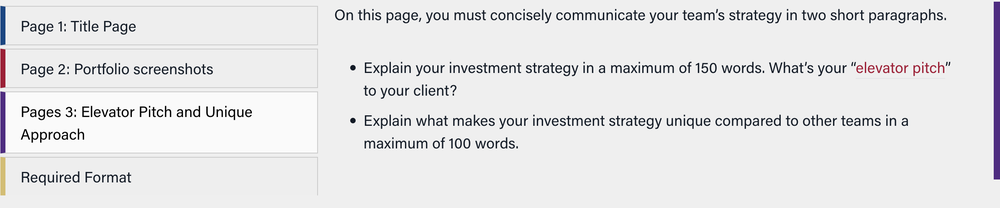
#> input picture uploads/panoPhoto.png, 1000 x 208 px, shrunk from 2390 x 496 before the run
$ python imageProcsess.py
#> lines starting #> are read from the running program, lines starting #| are printed output that depends on the picture
from PIL import Image
import numpy as np
import math

def reshape_to_matrix(flat_list, cols):
    # Convert a flat list into a 2D matrix
    return [flat_list[i:i + cols] for i in range(0, len(flat_list), cols)]

def convolve(matrix, kernel, factor):
    # Optimized convolution using NumPy for fast matrix operations
    mat = np.array(matrix)
    ker = np.array(kernel)
    k_size = ker.shape[0]
    pad = k_size // 2
    padded = np.pad(mat, pad, mode='constant')
    result = np.zeros_like(mat, dtype=float)

    # Perform convolution
    for r in range(mat.shape[0]):
        for c in range(mat.shape[1]):
            region = padded[r:r + k_size, c:c + k_size]
            result[r, c] = np.sum(region * ker) * factor

    return result.tolist()

def round_angle(angle):
    # Round the angle to the nearest 0, 45, 90, or 135 degrees
    abs_angle = abs(angle) % 180
    if abs_angle <= 22.5 or abs_angle > 157.5:
        return 0
    elif 22.5 < abs_angle <= 67.5:
        return 45
    elif 67.5 < abs_angle <= 112.5:
        return 90
    else:
        return 135

def non_max_suppression(mag, ang):
    # Suppress non-maximum values based on gradient direction
    rows, cols = len(mag), len(mag[0])
    suppressed = np.zeros((rows, cols), dtype=int)

    for i in range(1, rows - 1):
        for j in range(1, cols - 1):
            direction = ang[i][j]
            current_mag = mag[i][j]

            # Determine neighbors to compare based on the rounded direction
            if direction == 0:
                neighbor1, neighbor2 = mag[i, j - 1], mag[i, j + 1]
            elif direction == 45:
                neighbor1, neighbor2 = mag[i - 1, j + 1], mag[i + 1, j - 1]
            elif direction == 90:
                neighbor1, neighbor2 = mag[i - 1, j], mag[i + 1, j]
            else:  # direction == 135
                neighbor1, neighbor2 = mag[i - 1, j - 1], mag[i + 1, j + 1]

            # Apply non-maximum suppression and thresholding
            if current_mag >= neighbor1 and current_mag >= neighbor2 and current_mag > 36:
                suppressed[i, j] = 1

    return suppressed.flatten().tolist()

# Load and process the image
image_path = './uploads/panoPhoto.png'
gaussian_kernel = [[2, 4, 5, 4, 2], [4, 9, 12, 9, 4], [5, 12, 15, 12, 5], [4, 9, 12, 9, 4], [2, 4, 5, 4, 2]]
sobel_x = [[-1, 0, 1], [-2, 0, 2], [-1, 0, 1]]
sobel_y = [[-1, -2, -1], [0, 0, 0], [1, 2, 1]]

# Convert image to grayscale matrix
image = Image.open(image_path).convert('L')
pixels = list(image.getdata())
#> pixels = 208000 items
width, height = image.width, image.height
#> width = 1000; height = 208
gray_matrix = reshape_to_matrix(pixels, width)
#> gray_matrix = 208 items

# Apply Gaussian blur to the image
blurred = convolve(gray_matrix, gaussian_kernel, 1 / 159)
#> in convolve, `mat = np.array(matrix)`:
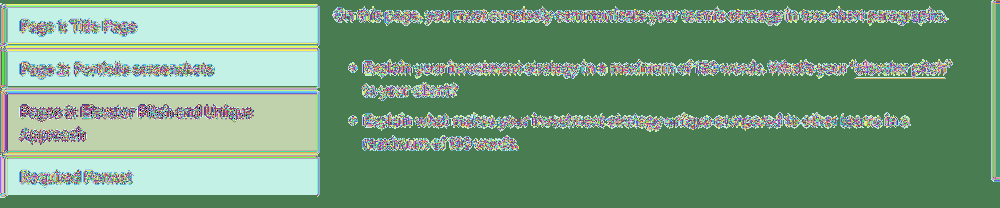
#> mat: shape (208, 1000) int64; 256 distinct labels, from 0 to 255; one colour per label, 0 black
#> in convolve, `padded = np.pad(mat, pad, mode='constant')`:
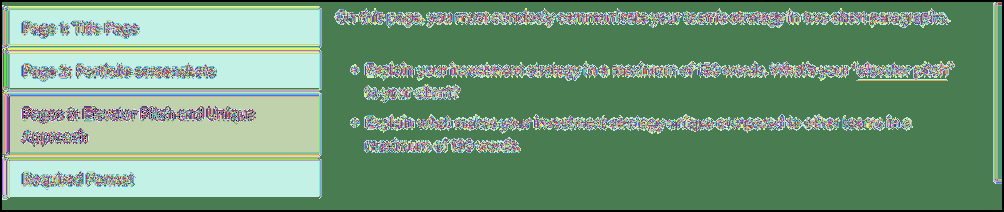
#> padded: shape (212, 1004) int64; 256 distinct labels, from 0 to 255; one colour per label, 0 black
#> after the loop in convolve, `for r in range(mat.shape[0]):`:
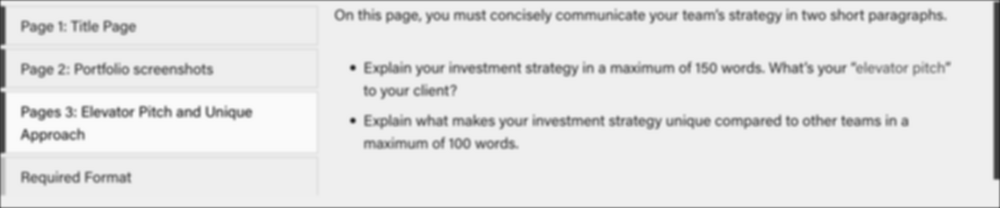
#> result: shape (208, 1000) float64; min 37.76, max 250.4, mean 228.4
#> blurred = 208 items

# Compute gradients using Sobel operators
grad_x = convolve(blurred, sobel_x, 1)
#> call 2 of convolve, with factor = 1
#> in convolve (call 2), `padded = np.pad(mat, pad, mode='constant')`:
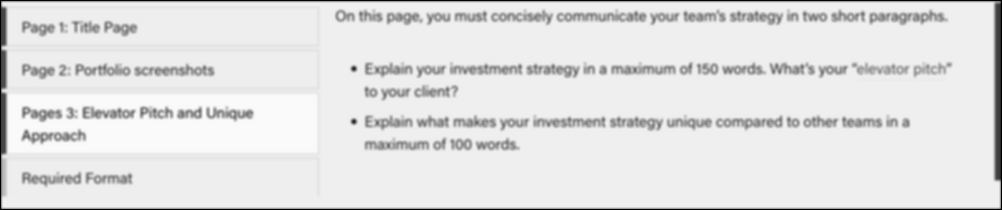
#> padded: shape (210, 1002) float64; min 0, max 250.4, mean 225.7
#> after the loop in convolve (call 2), `for r in range(mat.shape[0]):`:
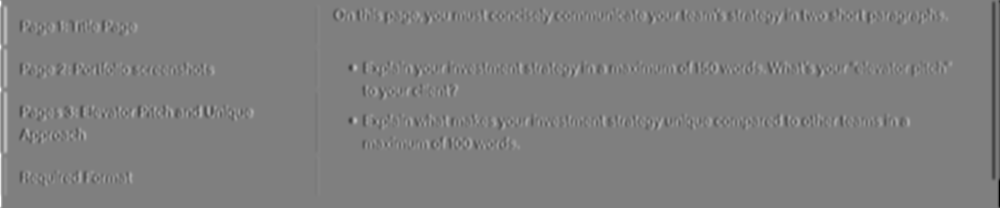
#> result: shape (208, 1000) float64; min -853.9, max 853.8, mean -0.1; drawn with min black and max white
#> grad_x = 208 items
grad_y = convolve(blurred, sobel_y, 1)
#> call 3 of convolve, with factor = 1
#> after the loop in convolve (call 3), `for r in range(mat.shape[0]):`:
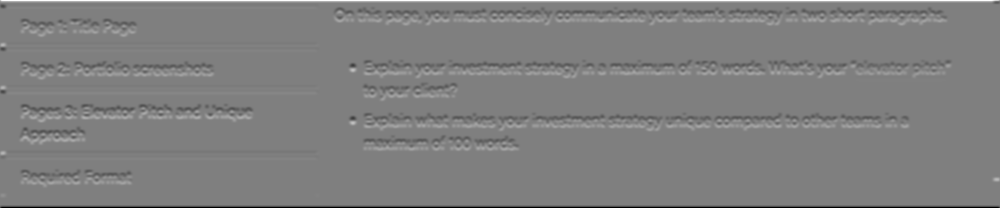
#> result: shape (208, 1000) float64; min -853.8, max 853.8, mean 0; drawn with min black and max white
#> grad_y = 208 items

# Calculate gradient magnitude and direction
magnitude = [[math.hypot(x, y) for x, y in zip(row_x, row_y)] for row_x, row_y in zip(grad_x, grad_y)]
#> magnitude = 208 items
direction = [[round_angle(math.degrees(math.atan2(y, x))) for x, y in zip(row_x, row_y)] for row_x, row_y in zip(grad_x, grad_y)]
#> direction = 208 items

# Perform non-maximum suppression
suppressed = non_max_suppression(np.array(magnitude), np.array(direction))
#> in non_max_suppression, `rows, cols = len(mag), len(mag[0])`: rows = 208; cols = 1000
#> after the loop in non_max_suppression, `for i in range(1, rows - 1):`:
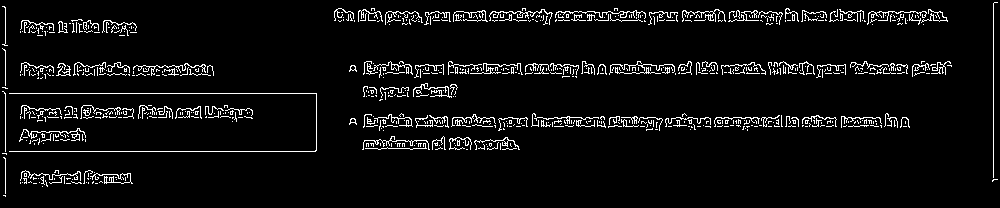
#> suppressed: shape (208, 1000) int64; values 0 (black) and 1 (white), 5.5% white in thin lines or dots
#> suppressed = 208000 items

# Create and save the output image
output_image = Image.new('1', (width, height))  # Binary image mode
#> output_image: PIL image 1000x208 1; every value is 0
output_image.putdata(suppressed)
#> output_image: PIL image 1000x208 1; 5.5% white in thin lines or dots
output_image.save('uploads/optimized-lines.png', 'PNG')
